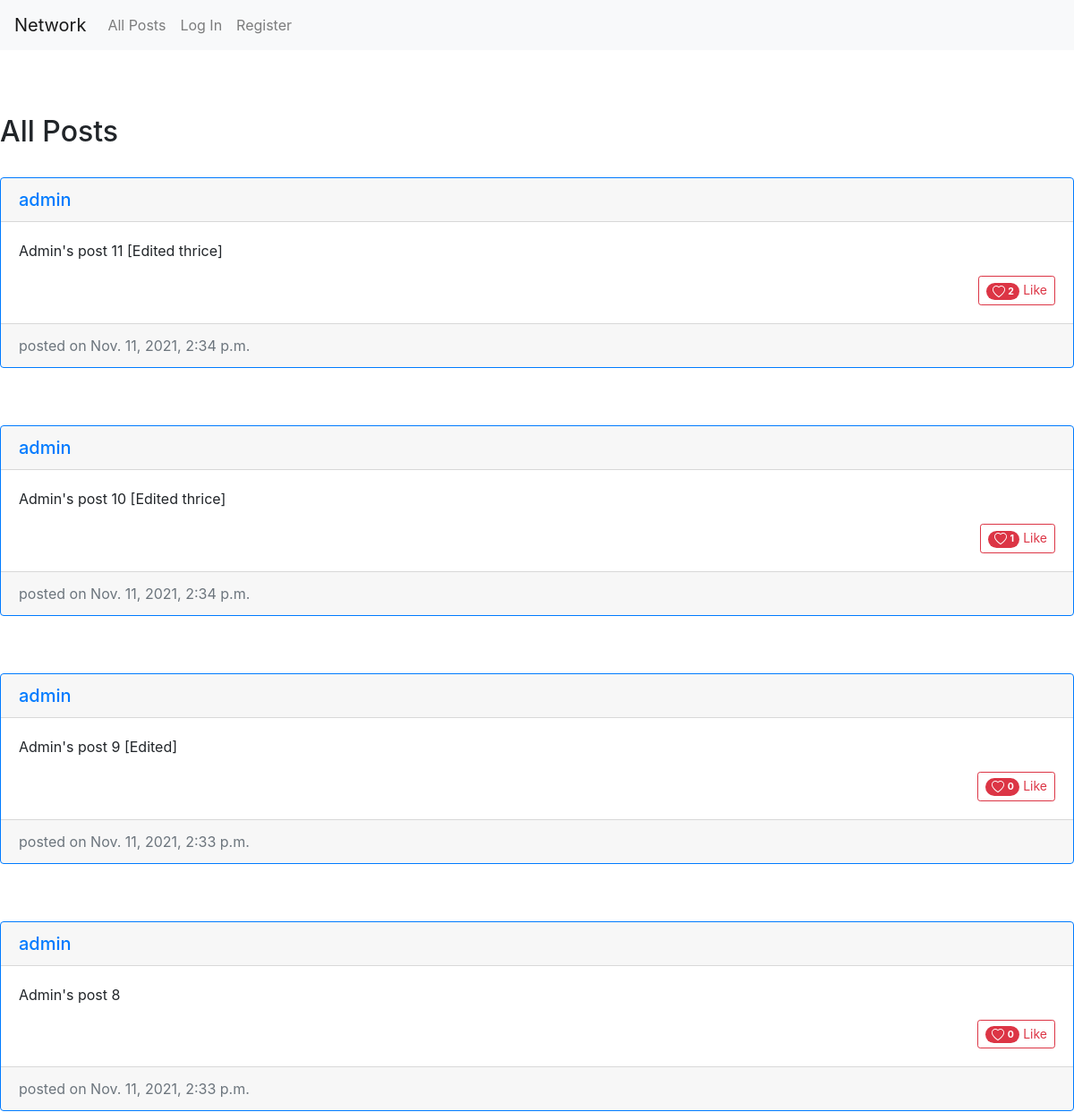
The app's page / (upper part), older data.
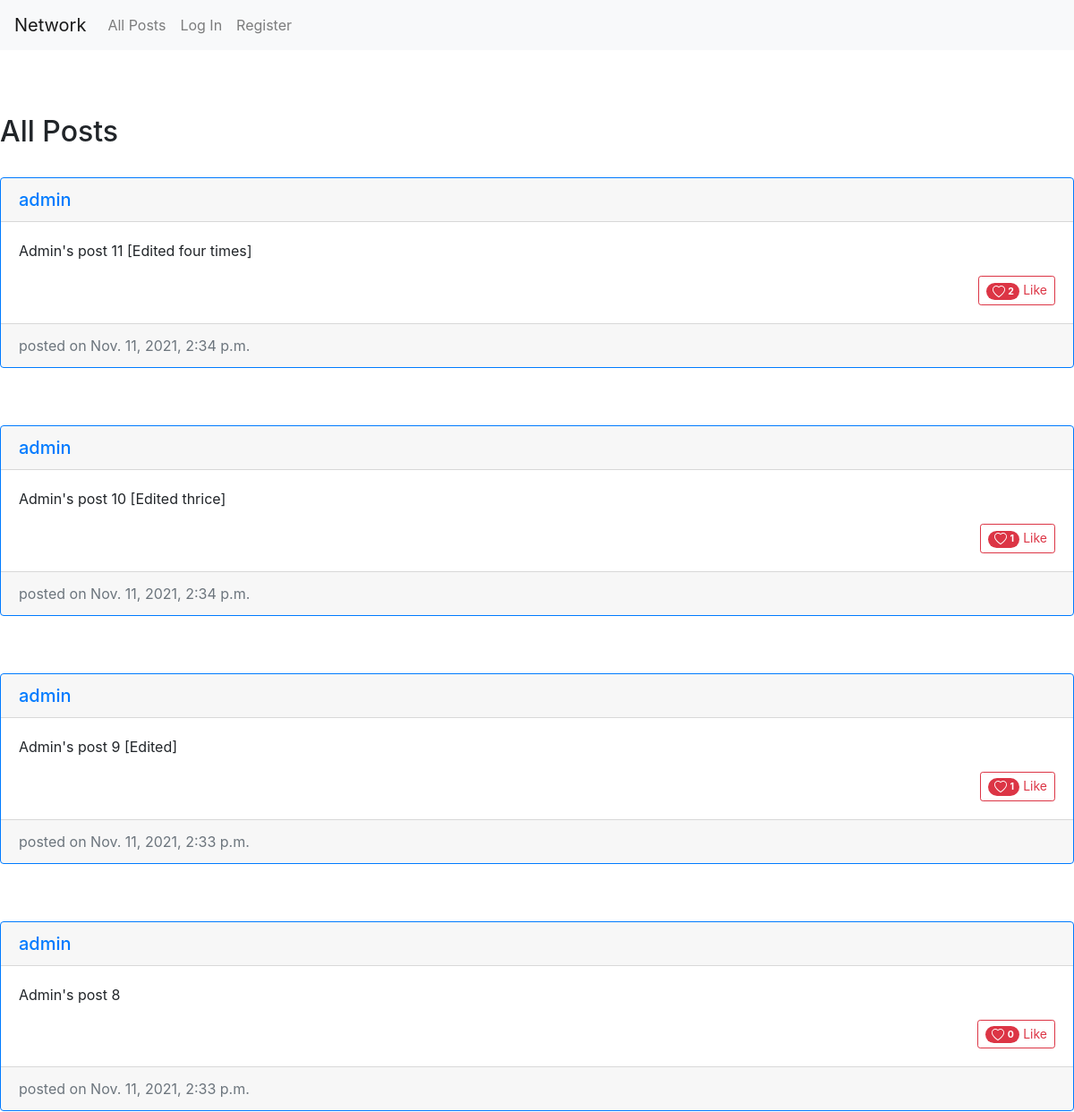
The same page, newer data.
### network/models.py (models this page shows)
class Post(models.Model):
    user = models.ForeignKey(User, on_delete=models.CASCADE)
    body = models.TextField()
    likes = models.ManyToManyField(User, related_name = 'likes', blank=True)
    likes_count = models.IntegerField(default=0)
    date_added = models.DateTimeField(auto_now_add=True, null=True)

class User(AbstractUser):
    pass

### network/views.py (the view)
# urls.py: path("", views.index, name="index"),
def index(request):
    posts = Post.objects.all().order_by('-date_added')
    likes_posts = []
    for post in posts:
        likes = User.objects.filter(likes__id=post.id)
        new_object = {
            'likes': likes,
            'post': post
        }
        likes_posts.append(new_object)
    paginator = Paginator(likes_posts, 10)
    page_number = request.GET.get('page')
    page_obj = paginator.get_page(page_number)
    context = {
        'likes_posts': likes_posts,
        'page_obj': page_obj,
        'posts': posts
    }
    return render(request, "network/index.html", context)

### network/templates/network/index.html (shortened to what this page needs)
{% extends "network/layout.html" %}
{% block body %}
<main>
    <br>
    <br>
    <br>
    <div>
        {% if likes_posts %}
            <h2>All Posts</h2>
            <br>
            {% for post in page_obj %}
            <div class="card border-primary mb-3">
                <h5 class="card-header card-title">
                    <a href="{% url 'user-profile' post.post.user %}">{{ post.post.user }}</a>
                </h5>
                <div class="card-body">
                    <p class="card-text" id="body{{post.post.id}}">
                        {{ post.post.body }}
                    </p>
                    <div class="float-right">
                        <a class="like btn btn-outline-danger btn-sm" href="{% url 'like-or-unlike' post.post.id %}" id="post-{{ post.post.id }}">
                            <span class="badge badge-pill badge-danger">
                                 {{ post.likes|length }}</span>
                            {% if user in post.likes %}
                                Unlike
                            {% else %}
                                Like
                            {% endif %}
                        </a>
                    </div>
                </div>
                <div class="card-footer text-muted">posted on {{ post.post.date_added }}</div>
            </div>
            <br>
            <br>
            {% endfor %}
        {% endif %}
    </div>
</main>
{% endblock %}

Row changes from the older to the newer data that the page shows:
changed Post: post.body "Admin's post 11 [Edited thrice]" → "Admin's post 11 [Edited four times]"
computed for Post "Admin's post 9 [Edited]": likes|length "0" → "1"
